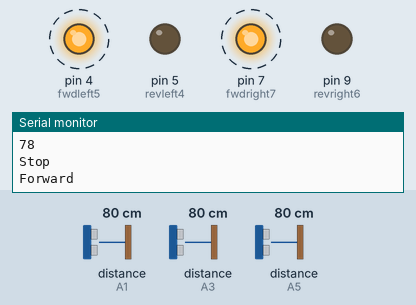
Bench run of a sketch on a simulated Arduino Uno, built with avr-gcc and run on an emulated ATmega328P. Parts: output pins drawn as LEDs (lit = HIGH), the last lines printed to the serial monitor. Wiring (inferred from the names in the program): 3 × ultrasonic range finder: trigger A0, echo A1 / trigger A2, echo A3 / trigger A4, echo A5. Dashed ring = blinking. The test bench sets the inputs (shaded band); at power-on: distance to the obstacle (sensors on A1, A3, A5) 80 cm. The echo pulse lasts 58.3 µs per cm; pins used as bus, display or sensor lines are not drawn.

Above: at 0.96 s.
1.3 s: distance to the obstacle (sensor on A1) set to 21 cm
4.3 s: distance to the obstacle (sensor on A1) set to 17 cm
At 6.0 s:
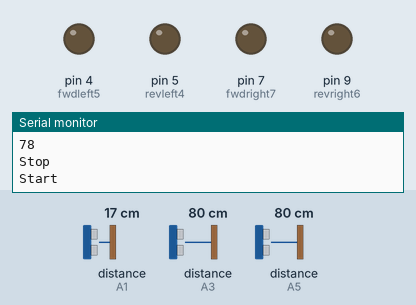
6.3 s: distance to the obstacle (sensor on A1) set to 35 cm
At 7.66 s:
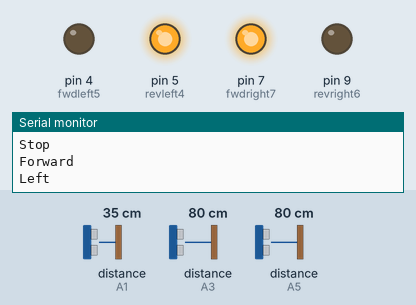
9.3 s: distance to the obstacle (sensor on A1) set to 2 cm
At 9.75 s:
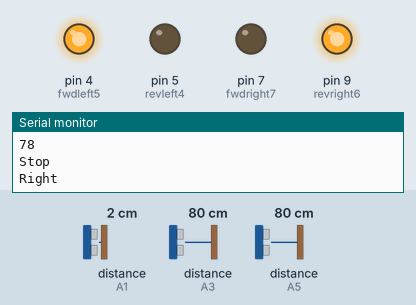
11.4 s: distance to the obstacle (sensor on A3) set to 2 cm
At 12.9 s:
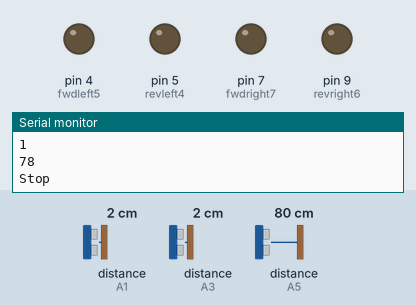
13.0 s: distance to the obstacle (sensor on A5) set to 35 cm
14.5 s: distance to the obstacle (sensor on A5) set to 27 cm
At 15.4 s:
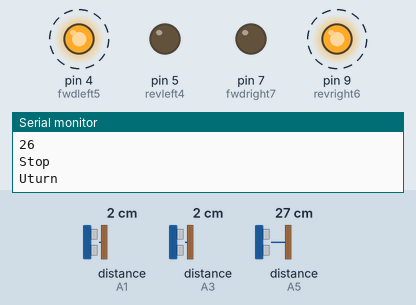
Timing chart, 0 to 18.5 s (numbered marks = the images above; inputs shaded):
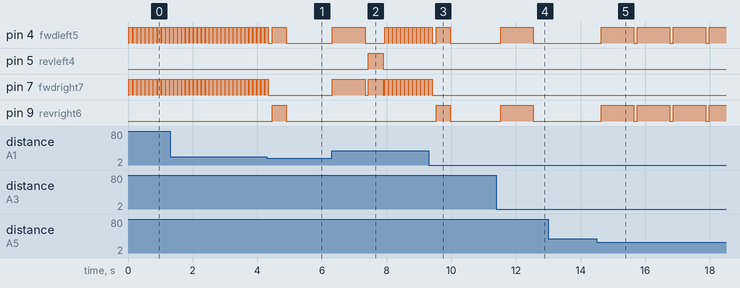

The sketch:

Code.ino
```cpp
int trigPin = A0;
int echoPin = A1;
int trigPinL = A2;
int echoPinL = A3;
int trigPinR = A4;
int echoPinR = A5;

int revleft4 = 5;
int fwdleft5 = 4;
int revright6 = 9;
int fwdright7 = 7;

long duration, distance;
long durationL, distanceL;
long durationR, distanceR;
int rotate=0;
int maxleft = 0;
int maxright = 0;
int Insrotate = 0;


void setup() {
  Serial.begin(9600);
  pinMode(revleft4, OUTPUT);
  pinMode(fwdleft5, OUTPUT);
  pinMode(revright6, OUTPUT);
  pinMode(fwdright7, OUTPUT);
  pinMode(trigPin, OUTPUT);
  pinMode(echoPin, INPUT);
  pinMode(trigPinL, OUTPUT);
  pinMode(echoPinL, INPUT);
  pinMode(trigPinR, OUTPUT);
  pinMode(echoPinR, INPUT);

}

void forward(){
  Serial.println("Forward");
  digitalWrite(fwdright7, HIGH);
  digitalWrite(revright6, LOW);
  digitalWrite(fwdleft5, HIGH);
  digitalWrite(revleft4, LOW);
  delay(100);
}

void left(){
  Serial.println("Left");
  delay(10);
  digitalWrite(fwdright7, LOW);
  digitalWrite(revright6, LOW);
  digitalWrite(fwdleft5, LOW);
  digitalWrite(revleft4, LOW);
  delay(100);

  digitalWrite(fwdright7, HIGH);
  digitalWrite(revright6, LOW);
  digitalWrite(fwdleft5, LOW);
  digitalWrite(revleft4, HIGH);
  delay(465);


  digitalWrite(fwdright7, LOW);
  digitalWrite(revright6, LOW);
  digitalWrite(fwdleft5, LOW);
  digitalWrite(revleft4, LOW);
  delay(20);

  maxleft=0;
  maxright=0;
}

void right(){
  Serial.println("Right");
  delay(10);
  digitalWrite(fwdright7, LOW);
  digitalWrite(revright6, LOW);
  digitalWrite(fwdleft5, LOW);
  digitalWrite(revleft4, LOW);
  delay(100);

  // Adjust PWM duty cycle for slower speed
  analogWrite(revright6, 150);

  digitalWrite(fwdright7, LOW);
  digitalWrite(revright6, HIGH);
  digitalWrite(fwdleft5, HIGH);
  digitalWrite(revleft4, LOW);
  delay(430);

  digitalWrite(fwdright7, LOW);
  digitalWrite(revright6, LOW);
  digitalWrite(fwdleft5, LOW);
  digitalWrite(revleft4, LOW);
  delay(20);

  maxleft=0;
  maxright=0;
}


void uturn(){
  Serial.println("Uturn");
  digitalWrite(fwdright7, LOW);
  digitalWrite(revright6, LOW);
  digitalWrite(fwdleft5, LOW);
  digitalWrite(revleft4, LOW);
  delay(100);

  digitalWrite(fwdright7, LOW);
  digitalWrite(revright6, HIGH);
  digitalWrite(fwdleft5, HIGH);
  digitalWrite(revleft4, LOW);
  delay(1000);

  maxleft=0;
  maxright=0;
}

void Insleft(){
  digitalWrite(fwdright7, HIGH);
  digitalWrite(revright6, LOW);
  digitalWrite(fwdleft5, LOW);
  digitalWrite(revleft4, HIGH);
  delay(45);
}

void Insright(){
  digitalWrite(fwdright7, LOW);
  digitalWrite(revright6, HIGH);
  digitalWrite(fwdleft5, HIGH);
  digitalWrite(revleft4, LOW);
  delay(45);
}

void loop() {
  digitalWrite(trigPin, LOW);
  delayMicroseconds(2);
  digitalWrite(trigPin, HIGH);
  delayMicroseconds(10);
  digitalWrite(trigPin,LOW);
  duration = pulseIn(echoPin, HIGH);
  distance = duration*0.017;

  delayMicroseconds(20);
  digitalWrite(trigPinL, LOW);
  delayMicroseconds(2);
  digitalWrite(trigPinL, HIGH);
  delayMicroseconds(10);
  digitalWrite(trigPinL,LOW);
  durationL = pulseIn(echoPinL, HIGH);
  distanceL = durationL*0.017;

  delayMicroseconds(20);
  digitalWrite(trigPinR, LOW);
  delayMicroseconds(2);
  digitalWrite(trigPinR, HIGH);
  delayMicroseconds(10);
  digitalWrite(trigPinR,LOW);
  durationR = pulseIn(echoPinR, HIGH);
  distanceR = durationR*0.017;
   Serial.println("Start");
   Serial.println(distance);
   Serial.println(distanceL);
   Serial.println(distanceR);
   Serial.println("Stop");

  digitalWrite(fwdright7, LOW);
  digitalWrite(revright6, LOW);
  digitalWrite(fwdleft5, LOW);
  digitalWrite(revleft4, LOW);
  delay(10);

  if(distanceL>maxleft){
    maxleft=distanceL;
  }

  if(distanceR>maxright){
    maxright=distanceR;
  }

 if(distanceR<18 && distanceL<18 && distance > 30){
   while(distanceR <10 && distanceL<10 && distance > 30){
     if(distanceR<distanceL){
       Insleft();
       forward();
       Insrotate--;
     }
     else if(distanceL<distanceR){
       Insright();
       forward();
       Insrotate++;
     }
   }
   forward();
   delay(1250);
   if(Insrotate<0 && Insrotate >= -18){
     for(int i=-1;i>=Insrotate;i--){
       Insright();
     }
     Insrotate = 0;
   }
   else if(Insrotate>=0 && Insrotate <= 18){
     for(int i=1;i<=Insrotate;i++){
       Insleft();
     }
     Insrotate = 0;
   }

   else if(Insrotate>18){
     rotate++;
     Insrotate-=18;
     for(int i=1;i<=Insrotate;i++){
       Insleft();
     }
     Insrotate = 0;
   }
   else if(Insrotate<-18){
     rotate--;
     Insrotate+=18;
     for(int i=-1;i>=Insrotate;i--){
       Insright();
     }
     Insrotate = 0;
   }

 }

  if(distance>30 && (distanceR<9 || distanceL<9)){
    if (distanceR<9){
      left();
      rotate--;
    }
    else if(distanceL<9){
      right();
      rotate++;
    }
  }

  if(rotate<0){
    if(distanceR>=30 && distance>=18){
      forward();
      delay(900);

      if (distanceR>=15){
        right();
        rotate++;
      }
    }

    else if(distanceR<30 && distance>18){
      forward();
    }
    else if(distanceR<30 && distance<18){
      uturn();
      rotate+=2;
    }
  }

  else if(rotate>0){
    if(distanceL>=30 && distance>=18){
      forward();
      delay(900);
      if (distanceL>=15){
        left();
        rotate--;
      }
    }

    else if(distanceL<30 && distance>18){
      forward();
    }
    else if(distanceL<30 && distance<18){
      uturn();
      rotate-=2;
    }
  }

  else{
    if(distance>=18){
      forward();
    }
   else if(distance<11 && maxleft<20 && maxright<20){
     uturn();
     if(rotate<0){
       rotate+=2;
     }
     else{
       rotate-=2;
     }
   }


    else{
      if(maxleft>maxright){
        left();
        rotate--;
      }
      else if(maxright>=maxleft){
        right();
        rotate++;
      }
    }
  }
}
```

Measured:
- the behaviour switches between 19 and 18 cm on distance to the obstacle (sensor on A1) (found by bisection; images 0 and 1)
- the behaviour switches between 31 and 30 cm on distance to the obstacle (sensor on A5) (found by bisection; images 4 and 5)
- after the input at 4.3 s, pin 7 (fwdright7): goes on until 4.3 s, then stays LOW; pin 9 (revright6): LOW → HIGH after 0.17 s, → LOW 0.43 s later
- after the input at 6.3 s, pin 4 (fwdleft5): goes HIGH 1.0 s, LOW 0.61 s, 10 × (HIGH 0.11 s, LOW 0.01 s), HIGH 0.11 s, then LOW, starting at once; pin 5 (revleft4): LOW → HIGH after 1.1 s, → LOW 0.47 s later; pin 7 (fwdright7): goes HIGH 1.0 s, LOW 0.10 s, HIGH 0.47 s, LOW 0.04 s, 10 × (HIGH 0.11 s, LOW 0.01 s), HIGH 0.11 s, then LOW, starting at once
- after the input at 9.3 s, pin 7 (fwdright7): goes on until 9.4 s, then stays LOW; pin 9 (revright6): LOW → HIGH after 0.24 s, → LOW 0.43 s later
- after the input at 11.4 s, pin 4 (fwdleft5), pin 9 (revright6): LOW → HIGH after 0.14 s, → LOW 1.0 s later
- after the input at 14.5 s, pin 4 (fwdleft5), pin 9 (revright6): alternates HIGH for 1.0 s and LOW for 0.11 s, starting after 0.14 s
- by itself, pin 4 (fwdleft5), pin 7 (fwdright7): alternates HIGH for 0.11 s and LOW for 0.01 s
